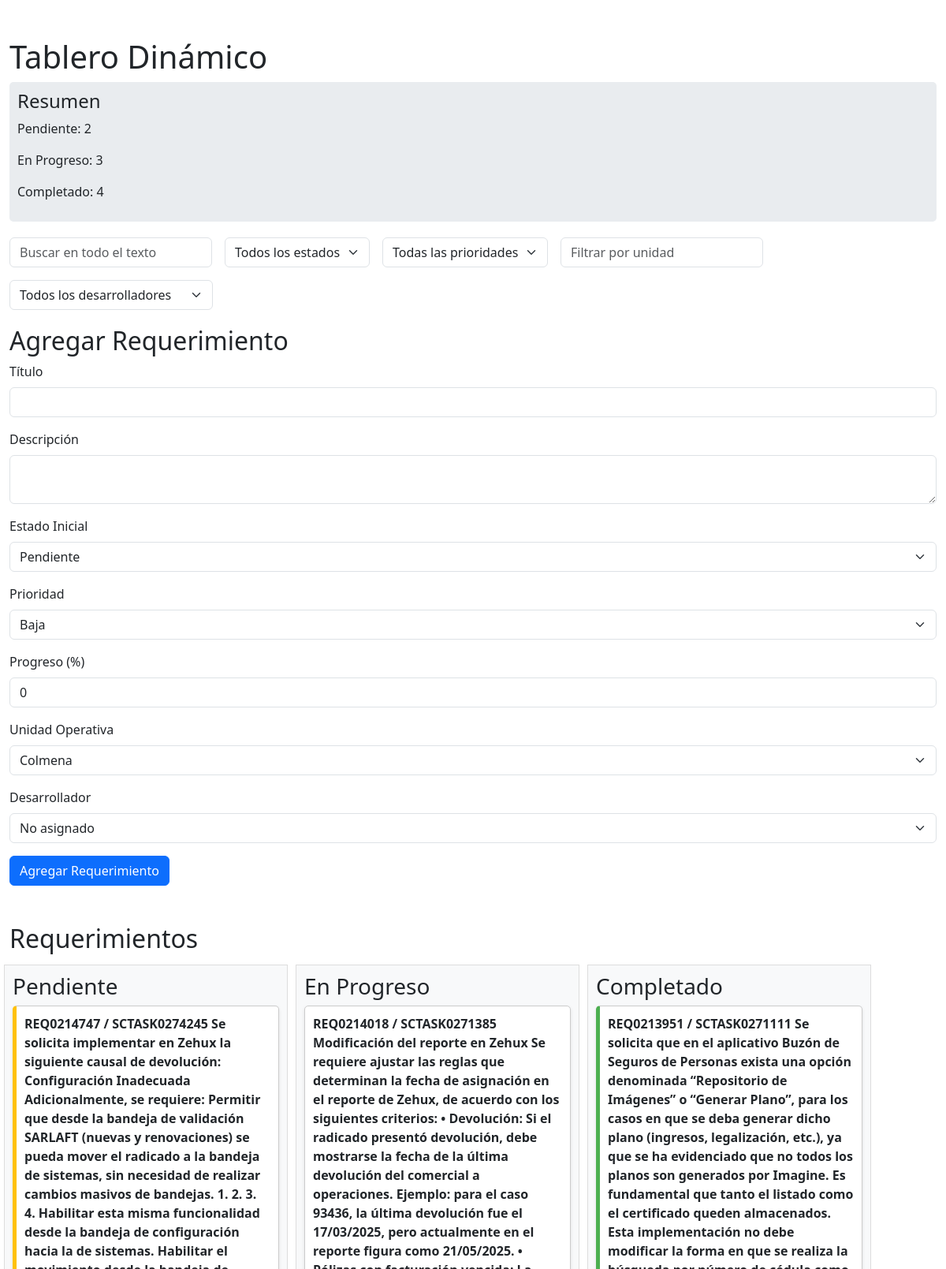
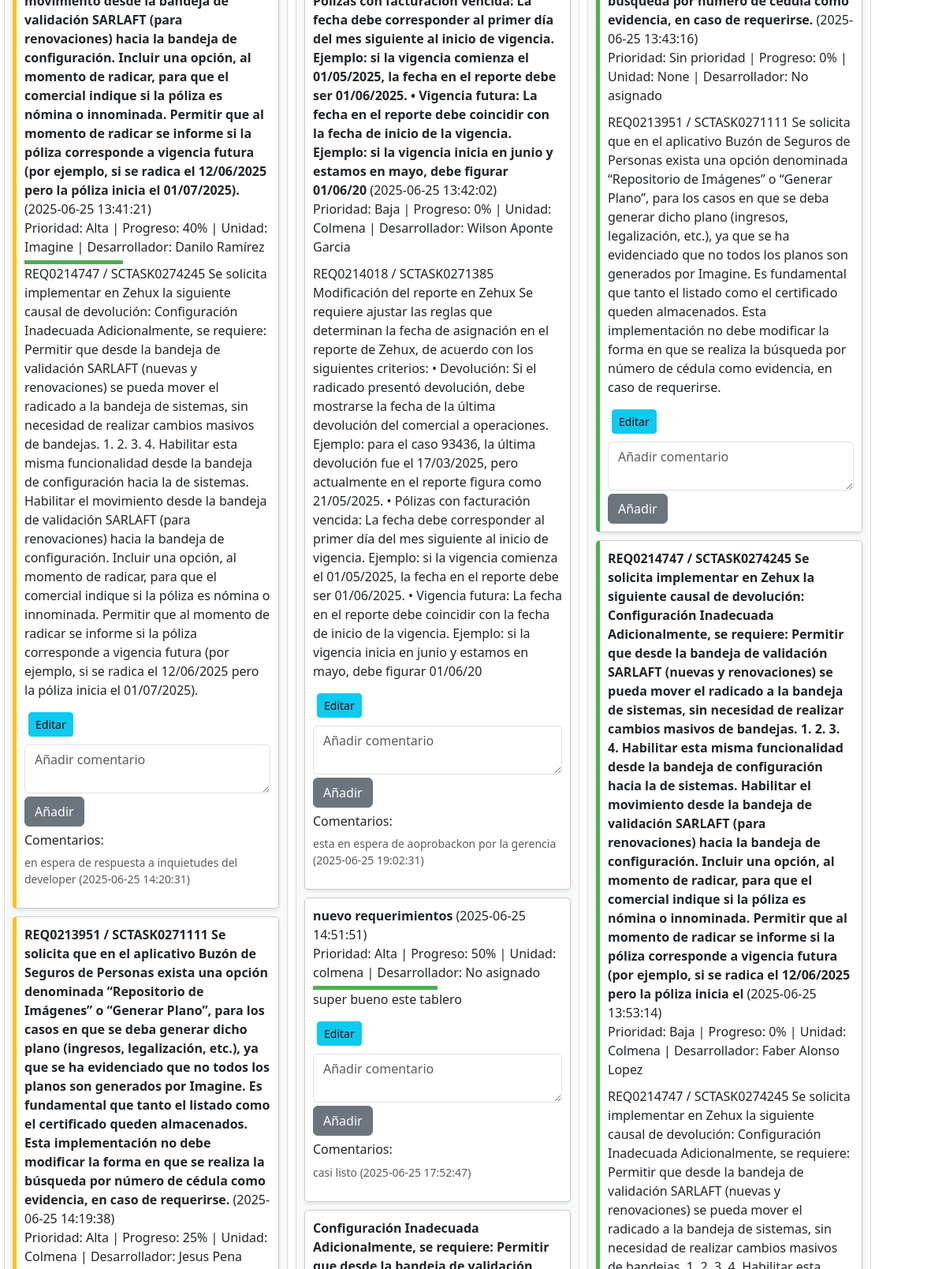
The page / (upper part) on the database its author committed (2 pictures, top to bottom).
### tables this page shows
CREATE TABLE requirements (
            id INTEGER PRIMARY KEY AUTOINCREMENT,
            title TEXT NOT NULL,
            description TEXT,
            status TEXT NOT NULL,
            created_at TEXT,
            user_id INTEGER DEFAULT 1
        , priority TEXT, progress INTEGER DEFAULT 0, unit TEXT, developer TEXT DEFAULT "No asignado");

CREATE TABLE comments (
            id INTEGER PRIMARY KEY AUTOINCREMENT,
            requirement_id INTEGER,
            comment TEXT NOT NULL,
            created_at TEXT,
            FOREIGN KEY (requirement_id) REFERENCES requirements(id)
        );

### app.py (the view)
@app.route('/')
def index():
    print("Cargando index.html con versión: 7f8e9d2a-3c5b-4e1d-9a6f-8b2d3e1c5a4d")
    requirements_with_comments = []
    search = request.args.get('search', '').strip()
    status_filter = request.args.get('status', '')
    priority_filter = request.args.get('priority', '')
    unit_filter = request.args.get('unit', '')
    developer_filter = request.args.get('developer', '')
    query = 'SELECT * FROM requirements WHERE 1=1'
    params = []
    if search:
        query += ' AND (title LIKE ? OR description LIKE ? OR developer LIKE ?)'
        params.extend([f'%{search}%', f'%{search}%', f'%{search}%'])
    if status_filter:
        query += ' AND (status = ? OR status IS NULL)'
        params.append(status_filter)
    if priority_filter:
        query += ' AND (priority = ? OR priority IS NULL)'
        params.append(priority_filter)
    if unit_filter:
        query += ' AND (unit = ? OR unit IS NULL)'
        params.append(unit_filter)
    if developer_filter:
        query += ' AND (developer = ? OR developer IS NULL)'
        params.append(developer_filter)
    app.logger.info(f"Query: {query} with params: {params}")
    with get_db() as conn:
        c = conn.cursor()
        c.execute(query, params)
        requirements = c.fetchall()
        app.logger.info(f"Found {len(requirements)} requirements")
        for req in requirements:
            c.execute('SELECT * FROM comments WHERE requirement_id = ?', (req['id'],))
            comments = c.fetchall()
            req_dict = dict(req)  # Convertir sqlite3.Row a diccionario mutable
            req_dict['comments'] = comments
            requirements_with_comments.append(req_dict)
        c.execute('SELECT status, COUNT(*) as count FROM requirements GROUP BY status')
        status_counts = dict(c.fetchall())
    return render_template('index.html', requirements=requirements_with_comments, search=search, status_filter=status_filter, priority_filter=priority_filter, unit_filter=unit_filter, developer_filter=developer_filter, status_counts=status_counts)

### app.py (called while the page is built)
def get_db():
    conn = sqlite3.connect('requirements.db')
    conn.row_factory = sqlite3.Row
    return conn

### templates/index.html (shortened to what this page needs)
<!DOCTYPE html>
<html lang="es">
<head>
    <link href="https://cdn.jsdelivr.net/npm/bootstrap@5.3.0/dist/css/bootstrap.min.css" rel="stylesheet">
</head>
<body>
    <div class="container mt-5">
        <h1>Tablero Dinámico</h1>
        <div class="dashboard">
            <h4>Resumen</h4>
            <p>Pendiente: {{ status_counts.get('Pendiente', 0) }}</p>
            <p>En Progreso: {{ status_counts.get('En Progreso', 0) }}</p>
            <p>Completado: {{ status_counts.get('Completado', 0) }}</p>
        </div>
        <div class="filters">
            <form method="GET" action="{{ url_for('index') }}" class="row g-3">
                <div class="col-auto">
                    <input type="text" class="form-control" name="search" placeholder="Buscar en todo el texto" value="{{ search }}">
                </div>
                <div class="col-auto">
                    <select class="form-select" name="status" onchange="this.form.submit()">
                        <option value="">Todos los estados</option>
                    </select>
                </div>
                <div class="col-auto">
                    <select class="form-select" name="priority" onchange="this.form.submit()">
                        <option value="">Todas las prioridades</option>
                    </select>
                </div>
                <div class="col-auto">
                    <input type="text" class="form-control" name="unit" placeholder="Filtrar por unidad" value="{{ unit_filter }}" onchange="this.form.submit()">
                </div>
                <div class="col-auto">
                    <select class="form-select" name="developer" onchange="this.form.submit()">
                        <option value="">Todos los desarrolladores</option>
                    </select>
                </div>
            </form>
        </div>
        <h2>Agregar Requerimiento</h2>
        <form method="POST" action="{{ url_for('add_requirement') }}">
            <div class="mb-3">
                <label for="title" class="form-label">Título</label>
                <input type="text" class="form-control" id="title" name="title" required>
            </div>
            <div class="mb-3">
                <label for="description" class="form-label">Descripción</label>
                <textarea class="form-control" id="description" name="description"></textarea>
            </div>
            <div class="mb-3">
                <label for="status" class="form-label">Estado Inicial</label>
                <select class="form-select" id="status" name="status">
                    <option value="Pendiente">Pendiente</option>
                </select>
            </div>
            <div class="mb-3">
                <label for="priority" class="form-label">Prioridad</label>
                <select class="form-select" id="priority" name="priority">
                    <option value="Baja">Baja</option>
                </select>
            </div>
            <div class="mb-3">
                <label for="progress" class="form-label">Progreso (%)</label>
                <input type="number" class="form-control" id="progress" name="progress" min="0" max="100" value="0" oninput="validateProgress(this)">
            </div>
            <div class="mb-3">
                <label for="unit" class="form-label">Unidad Operativa</label>
                <select class="form-select" id="unit" name="unit">
                    <option value="Colmena">Colmena</option>
                </select>
            </div>
            <div class="mb-3">
                <label for="developer" class="form-label">Desarrollador</label>
                <select class="form-select" id="developer" name="developer">
                    <option value="No asignado">No asignado</option>
                </select>
            </div>
            <button type="submit" class="btn btn-primary">Agregar Requerimiento</button>
        </form>
        <h2 class="mt-5">Requerimientos</h2>
        <div class="row">
            <div class="column" id="Pendiente">
                <h3>Pendiente</h3>
                {% for req in requirements %}
                    {% if req['status'] == 'Pendiente' %}
                        <div class="requirement" draggable="true" data-id="{{ req['id'] }}" data-status="{{ req['status'] }}">
                            <strong>{{ req['title'] }}</strong> ({{ req['created_at'] }})<br>
                            Prioridad: {{ req['priority'] or 'Sin prioridad' }} | Progreso: {{ req['progress'] }}% | Unidad: {{ req['unit'] }} | Desarrollador: {{ req['developer'] or 'No asignado' }}<br>
                            <div class="progress-bar" style="width: {{ req['progress'] }}%;"></div>
                            <p>{{ req['description'] or 'Sin descripción' }}</p>
                            <button class="btn btn-sm btn-info edit-btn" onclick="toggleEditForm({{ req['id'] }})">Editar</button>
                            <div class="comment-form">
                                <form method="POST" action="{{ url_for('add_comment', requirement_id=req['id']) }}">
                                    <textarea class="form-control mt-2" name="comment" placeholder="Añadir comentario" required></textarea>
                                    <button type="submit" class="btn btn-secondary mt-1">Añadir</button>
                                </form>
                                {% if req['comments'] %}
                                    <h6 class="mt-2">Comentarios:</h6>
                                    {% for comment in req['comments'] %}
                                        <p class="small text-muted">{{ comment['comment'] }} ({{ comment['created_at'] }})</p>
                                    {% endfor %}
                                {% endif %}
                            </div>
                        </div>
                    {% endif %}
                {% endfor %}
            </div>
            <div class="column" id="En Progreso">
                <h3>En Progreso</h3>
                {% for req in requirements %}
                    {% if req['status'] == 'En Progreso' %}
                        <div class="requirement" draggable="true" data-id="{{ req['id'] }}" data-status="{{ req['status'] }}">
                            <strong>{{ req['title'] }}</strong> ({{ req['created_at'] }})<br>
                            Prioridad: {{ req['priority'] or 'Sin prioridad' }} | Progreso: {{ req['progress'] }}% | Unidad: {{ req['unit'] }} | Desarrollador: {{ req['developer'] or 'No asignado' }}<br>
                            <div class="progress-bar" style="width: {{ req['progress'] }}%;"></div>
                            <p>{{ req['description'] or 'Sin descripción' }}</p>
                            <button class="btn btn-sm btn-info edit-btn" onclick="toggleEditForm({{ req['id'] }})">Editar</button>
                            <div class="comment-form">
                                <form method="POST" action="{{ url_for('add_comment', requirement_id=req['id']) }}">
                                    <textarea class="form-control mt-2" name="comment" placeholder="Añadir comentario" required></textarea>
                                    <button type="submit" class="btn btn-secondary mt-1">Añadir</button>
                                </form>
                                {% if req['comments'] %}
                                    <h6 class="mt-2">Comentarios:</h6>
                                    {% for comment in req['comments'] %}
                                        <p class="small text-muted">{{ comment['comment'] }} ({{ comment['created_at'] }})</p>
                                    {% endfor %}
                                {% endif %}
                            </div>
                        </div>
                    {% endif %}
                {% endfor %}
            </div>
            <div class="column" id="Completado">
                <h3>Completado</h3>
                {% for req in requirements %}
                    {% if req['status'] == 'Completado' %}
                        <div class="requirement" draggable="true" data-id="{{ req['id'] }}" data-status="{{ req['status'] }}">
                            <strong>{{ req['title'] }}</strong> ({{ req['created_at'] }})<br>
                            Prioridad: {{ req['priority'] or 'Sin prioridad' }} | Progreso: {{ req['progress'] }}% | Unidad: {{ req['unit'] }} | Desarrollador: {{ req['developer'] or 'No asignado' }}<br>
                            <p>{{ req['description'] or 'Sin descripción' }}</p>
                            <button class="btn btn-sm btn-info edit-btn" onclick="toggleEditForm({{ req['id'] }})">Editar</button>
                            <div class="comment-form">
                                <form method="POST" action="{{ url_for('add_comment', requirement_id=req['id']) }}">
                                    <textarea class="form-control mt-2" name="comment" placeholder="Añadir comentario" required></textarea>
                                    <button type="submit" class="btn btn-secondary mt-1">Añadir</button>
                                </form>
                            </div>
                        </div>
                    {% endif %}
                {% endfor %}
            </div>
        </div>
    </div>
</body>
</html>

### templates/index.html (style rules this page uses)
.container { max-width: 1400px; }
.column { min-height: 300px; padding: 10px; background-color: #f8f9fa; border: 1px solid #ddd; margin: 5px; float: left; width: 30%; transition: all 0.3s ease; }
.requirement { padding: 10px; margin-bottom: 10px; background-color: #fff; border: 1px solid #ccc; cursor: move; border-radius: 5px; box-shadow: 0 2px 4px rgba(0,0,0,0.1); animation: fadeIn 0.5s ease-in; }
.comment-form { margin-top: 10px; }
#Pendiente .requirement { border-left: 5px solid #ffc107; }
#Completado .requirement { border-left: 5px solid #4caf50; }
.progress-bar { height: 5px; background-color: #4caf50; margin-top: 5px; transition: width 0.3s ease; }
.edit-btn { margin-left: 5px; }
.filters { margin-bottom: 20px; }
.dashboard { margin-bottom: 20px; padding: 10px; background-color: #e9ecef; border-radius: 5px; }

### rows shown on the page
requirements: title "REQ0214747 / SCTASK0274245 Se solicita implementar en Zehux la siguiente causal de devolución: Configuración Inadecuada Adicionalmente, se requiere: Permitir que desde la bandeja de validación SARLAFT (nuevas y renovaciones) se pueda mover el radicado a la bandeja de sistemas, sin necesidad de realizar cambios masivos de bandejas. 1. 2. 3. 4. Habilitar esta misma funcionalidad desde la bandeja de configuración hacia la de sistemas. Habilitar el movimiento desde la bandeja de validación SARLAFT (para renovaciones) hacia la bandeja de configuración. Incluir una opción, al momento de radicar, para que el comercial indique si la póliza es nómina o innominada. Permitir que al momento de radicar…", created_at "2025-06-25 13:41:21", priority "Alta", progress "40", unit "Imagine", developer "Danilo Ramírez", description "REQ0214747 / SCTASK0274245 Se solicita implementar en Zehux la siguiente causal de devolución: Configuración Inadecuada Adicionalmente, se requiere: Permitir que desde la bandeja de validación SARLAFT (nuevas y renovaciones) se pueda mover el radicado a la bandeja de sistemas, sin necesidad de realizar cambios masivos de bandejas. 1. 2. 3. 4. Habilitar esta misma funcionalidad desde la bandeja de configuración hacia la de sistemas. Habilitar el movimiento desde la bandeja de validación SARLAFT (para renovaciones) hacia la bandeja de configuración. Incluir una opción, al momento de radicar, para que el comercial indique si la póliza es nómina o innominada. Permitir que al momento de radicar…"
comments: comment "en espera de respuesta a inquietudes del developer", created_at "2025-06-25 14:20:31"
requirements: title "REQ0213951 / SCTASK0271111 Se solicita que en el aplicativo Buzón de Seguros de Personas exista una opción denominada “Repositorio de Imágenes” o “Generar Plano”, para los casos en que se deba generar dicho plano (ingresos, legalización, etc.), ya que se ha evidenciado que no todos los planos son generados por Imagine. Es fundamental que tanto el listado como el certificado queden almacenados. Esta implementación no debe modificar la forma en que se realiza la búsqueda por número de cédula como evidencia, en caso de requerirse.", created_at "2025-06-25 14:19:38", priority "Alta", progress "25", unit "Colmena", developer "Jesus Pena"
requirements: title "REQ0214018 / SCTASK0271385 Modificación del reporte en Zehux Se requiere ajustar las reglas que determinan la fecha de asignación en el reporte de Zehux, de acuerdo con los siguientes criterios: • Devolución: Si el radicado presentó devolución, debe mostrarse la fecha de la última devolución del comercial a operaciones. Ejemplo: para el caso 93436, la última devolución fue el 17/03/2025, pero actualmente en el reporte figura como 21/05/2025. • Pólizas con facturación vencida: La fecha debe corresponder al primer día del mes siguiente al inicio de vigencia. Ejemplo: si la vigencia comienza el 01/05/2025, la fecha en el reporte debe ser 01/06/2025. • Vigencia futura: La fecha en el reporte…", created_at "2025-06-25 13:42:02", priority "Baja", progress "0", unit "Colmena", developer "Wilson Aponte Garcia", description "REQ0214018 / SCTASK0271385 Modificación del reporte en Zehux Se requiere ajustar las reglas que determinan la fecha de asignación en el reporte de Zehux, de acuerdo con los siguientes criterios: • Devolución: Si el radicado presentó devolución, debe mostrarse la fecha de la última devolución del comercial a operaciones. Ejemplo: para el caso 93436, la última devolución fue el 17/03/2025, pero actualmente en el reporte figura como 21/05/2025. • Pólizas con facturación vencida: La fecha debe corresponder al primer día del mes siguiente al inicio de vigencia. Ejemplo: si la vigencia comienza el 01/05/2025, la fecha en el reporte debe ser 01/06/2025. • Vigencia futura: La fecha en el reporte…"
comments: comment "esta en espera de aoprobackon por la gerencia", created_at "2025-06-25 19:02:31"
requirements: title "nuevo requerimientos", created_at "2025-06-25 14:51:51", priority "Alta", progress "50", unit "colmena", developer "No asignado", description "super bueno este tablero"
comments: comment "casi listo", created_at "2025-06-25 17:52:47"
requirements: title "REQ0213951 / SCTASK0271111 Se solicita que en el aplicativo Buzón de Seguros de Personas exista una opción denominada “Repositorio de Imágenes” o “Generar Plano”, para los casos en que se deba generar dicho plano (ingresos, legalización, etc.), ya que se ha evidenciado que no todos los planos son generados por Imagine. Es fundamental que tanto el listado como el certificado queden almacenados. Esta implementación no debe modificar la forma en que se realiza la búsqueda por número de cédula como evidencia, en caso de requerirse.", created_at "2025-06-25 13:43:16", req "Sin prioridad", progress "0", unit "None", developer "No asignado", description "REQ0213951 / SCTASK0271111 Se solicita que en el aplicativo Buzón de Seguros de Personas exista una opción denominada “Repositorio de Imágenes” o “Generar Plano”, para los casos en que se deba generar dicho plano (ingresos, legalización, etc.), ya que se ha evidenciado que no todos los planos son generados por Imagine. Es fundamental que tanto el listado como el certificado queden almacenados. Esta implementación no debe modificar la forma en que se realiza la búsqueda por número de cédula como evidencia, en caso de requerirse."
requirements: title "REQ0214747 / SCTASK0274245 Se solicita implementar en Zehux la siguiente causal de devolución: Configuración Inadecuada Adicionalmente, se requiere: Permitir que desde la bandeja de validación SARLAFT (nuevas y renovaciones) se pueda mover el radicado a la bandeja de sistemas, sin necesidad de realizar cambios masivos de bandejas. 1. 2. 3. 4. Habilitar esta misma funcionalidad desde la bandeja de configuración hacia la de sistemas. Habilitar el movimiento desde la bandeja de validación SARLAFT (para renovaciones) hacia la bandeja de configuración. Incluir una opción, al momento de radicar, para que el comercial indique si la póliza es nómina o innominada. Permitir que al momento de radicar…", created_at "2025-06-25 13:53:14", priority "Baja", progress "0", unit "Colmena", developer "Faber Alonso Lopez"

### other values the page prints
{{ status_counts.get('Pendiente', 0) }} "2"
{{ status_counts.get('En Progreso', 0) }} "3"
{{ status_counts.get('Completado', 0) }} "4"
